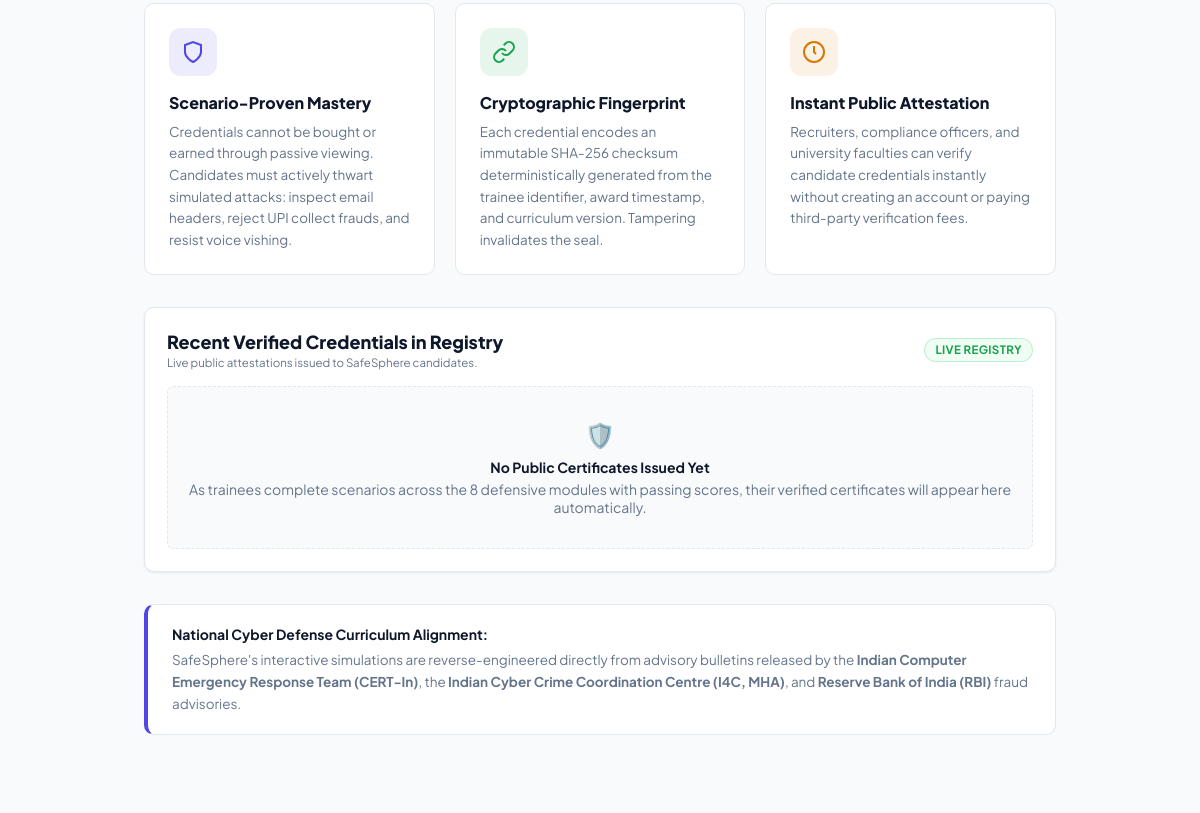
Before: /verify.php (middle part) with the older database file.
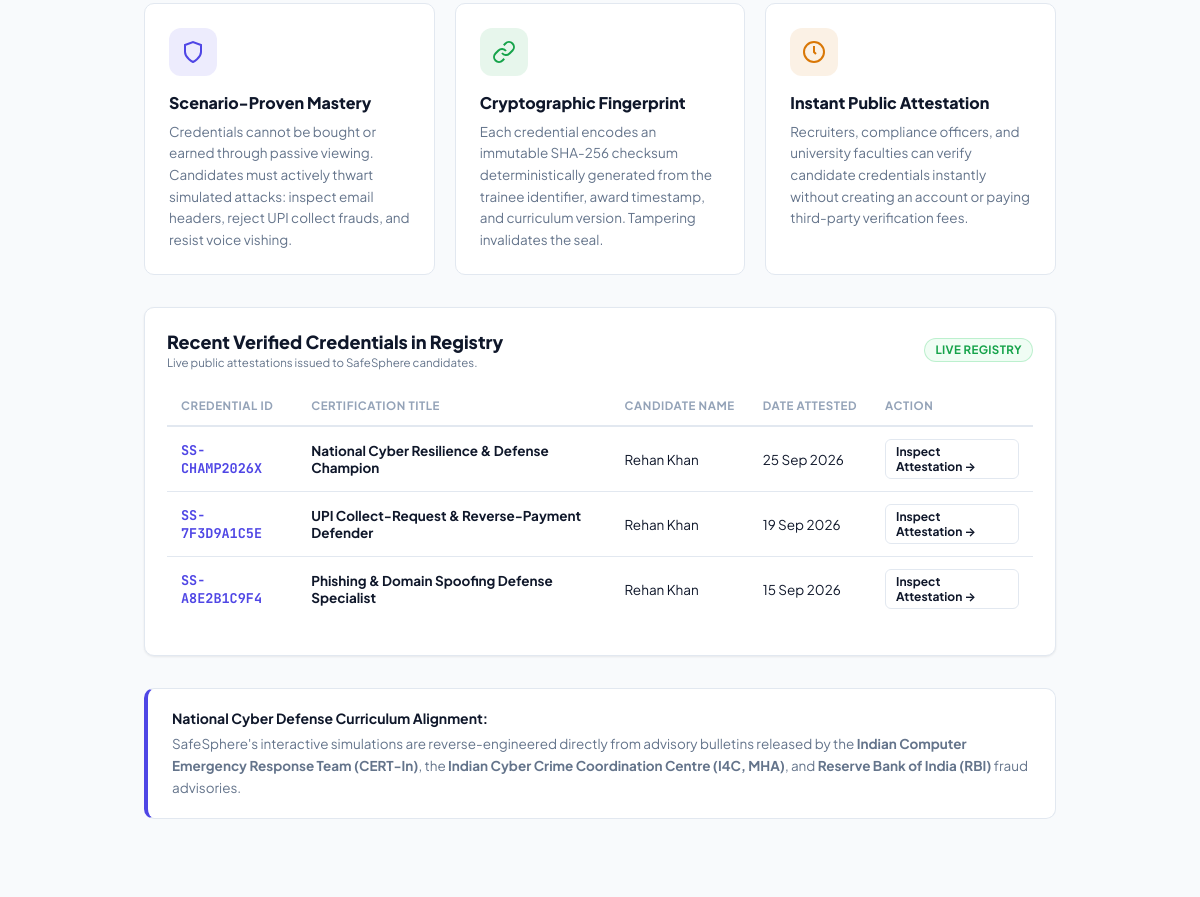
After: the same page with the newer database file.
### tables this page shows
CREATE TABLE IF NOT EXISTS certificates (
    id INT AUTO_INCREMENT PRIMARY KEY,
    user_id INT NOT NULL,
    cert_key VARCHAR(50) NOT NULL,           
    title VARCHAR(150) NOT NULL,
    credential_id VARCHAR(30) NOT NULL UNIQUE,
    issue_date DATE NOT NULL,
    FOREIGN KEY (user_id) REFERENCES users(id) ON DELETE CASCADE
);

CREATE TABLE IF NOT EXISTS users (
    id INT AUTO_INCREMENT PRIMARY KEY,
    name VARCHAR(100) NOT NULL,
    email VARCHAR(150) NOT NULL UNIQUE,
    password_hash VARCHAR(255) NOT NULL,
    role VARCHAR(50) DEFAULT 'user',
    cyber_score INT DEFAULT 40,
    streak_count INT DEFAULT 0,
    last_active_date DATE DEFAULT NULL,
    created_at TIMESTAMP DEFAULT CURRENT_TIMESTAMP
);

### includes/auth.php (called while the page is built, shortened)
<?php
function e($str) {
    return htmlspecialchars($str ?? '', ENT_QUOTES, 'UTF-8');
}

### verify.php (the view, shortened to what the changed rows need)
<?php
require_once __DIR__ . '/includes/auth.php';
$pdo = get_db();
$cred_id = trim(strtoupper($_GET['id'] ?? ''));
$cert = null;
$recent_certs = [];
try {
    $stmt = $pdo->query("SELECT c.credential_id, c.title, c.cert_key, c.issue_date, u.name as user_name
                         FROM certificates c
                         JOIN users u ON c.user_id = u.id
                         ORDER BY c.id DESC LIMIT 5");
    $recent_certs = $stmt->fetchAll();
} catch (Exception $e) {
    $recent_certs = [];
}
$cert_details = null;
$cert_hash = null;
?>
<!DOCTYPE html>
<html lang="en">
<head>
<link rel="stylesheet" href="assets/css/style.css?v=2.9">
</head>
<body class="verify-page">
<main class="verify-main">
    <div class="container" style="max-width: 960px;">
        <?php if ($cert && $cert_details): ?>
            <section class="verify-result-section">
                <div class="verify-status-banner">
                    <div class="verify-status-indicator">
                        <span class="status-pulse-dot"></span>
                        <strong style="color:var(--green);font-size:14px;letter-spacing:0.02em;">CRYPTOGRAPHICALLY AUTHENTIC & ACTIVE</strong>
                    </div>
                    <div class="verify-timestamp">
                        Registry Verification Timestamp: <?= date('d M Y, H:i:s \I\S\T') ?>
                    </div>
                </div>
                <div class="cert-document-frame" id="printable-certificate">
                    <div class="cert-watermark-shield" aria-hidden="true">
                        <svg viewBox="0 0 24 24" fill="none" stroke="currentColor" stroke-width="1.5"><path d="M12 22s8-4 8-10V5l-8-3-8 3v7c0 6 8 10 8 10z"/></svg>
                    </div>
                    <div class="cert-guilloche-inner">
                        <div class="cert-doc-ribbon">
                            <div class="cert-brand-emblem">
                                <span class="cert-emblem-badge">
                                    <svg width="20" height="20" viewBox="0 0 24 24" fill="none" stroke="currentColor" stroke-width="2.5"><path d="M12 22s8-4 8-10V5l-8-3-8 3v7c0 6 8 10 8 10z"/></svg>
                                </span>
                                <div>
                                    <div class="cert-registry-title">SafeSphere National Cyber Defense Architecture</div>
                                    <div class="cert-registry-sub">Interactive Fraud Simulation & Cyber Resilience Attestation Registry</div>
                                </div>
                            </div>
                            <span class="badge badge-green cert-seal-pill">✓ Verified Credential</span>
                        </div>
                        <div class="cert-doc-body">
                            <div class="cert-medal-aura">
                                <span class="cert-doc-medal"><?= $cert_details['medal'] ?></span>
                            </div>
                            <div class="cert-proclamation">Certificate of Defensive Mastery</div>
                            <h2 class="cert-doc-title"><?= e($cert['title']) ?></h2>
                            <div class="cert-doc-attribution">
                                This is to certify that
                                <div class="cert-recipient-name"><?= e($cert['user_name']) ?></div>
                                has successfully completed and validated defensive drills under simulated live-attack conditions.
                            </div>
                            <p class="cert-doc-description">
                                <?= e($cert_details['desc']) ?>
                            </p>
                            <div class="cert-competencies-block">
                                <div class="cert-competencies-title">Validated Defensive Competencies:</div>
                                <div class="cert-skills-wrap">
                                    <?php foreach ($cert_details['skills'] as $skill): ?>
                                        <span class="cert-skill-tag">
                                            <svg width="12" height="12" viewBox="0 0 24 24" fill="none" stroke="currentColor" stroke-width="3"><polyline points="20 6 9 17 4 12"></polyline></svg>
                                            <?= e($skill) ?>
                                        </span>
                                    <?php endforeach; ?>
                                </div>
                            </div>
                            <div class="cert-metrics-grid">
                                <div class="cert-metric-card">
                                    <span class="cert-metric-label">Credential ID</span>
                                    <div class="cert-metric-value font-mono">
                                        <?= e($cert['credential_id']) ?>
                                        <button type="button" class="copy-icon-btn" onclick="copyToClipboard('<?= e($cert['credential_id']) ?>', 'Credential ID copied!')" title="Copy ID">
                                            <svg width="13" height="13" viewBox="0 0 24 24" fill="none" stroke="currentColor" stroke-width="2"><rect x="9" y="9" width="13" height="13" rx="2" ry="2"></rect><path d="M5 15H4a2 2 0 0 1-2-2V4a2 2 0 0 1 2-2h9a2 2 0 0 1 2 2v1"></path></svg>
                                        </button>
                                    </div>
                                </div>
                                <div class="cert-metric-card">
                                    <span class="cert-metric-label">Issue Date</span>
                                    <div class="cert-metric-value"><?= date('d F Y', strtotime($cert['issue_date'])) ?></div>
                                </div>
                                <div class="cert-metric-card">
                                    <span class="cert-metric-label">Defensive Readiness</span>
                                    <div class="cert-metric-value" style="color:var(--indigo);">
                                        <?= (int)($cert['cyber_score'] ?? 85) ?>/100
                                        <span style="font-size:11px;font-weight:700;color:var(--text-muted);display:block;"><?= e($cert_details['tier']) ?></span>
                                    </div>
                                </div>
                                <div class="cert-metric-card">
                                    <span class="cert-metric-label">Registry Status</span>
                                    <div class="cert-metric-value" style="color:var(--green);">
                                        ● Perpetual / Active
                                    </div>
                                </div>
                            </div>
                            <div class="cert-crypto-seal-box">
                                <div class="cert-crypto-left">
                                    <div style="font-weight:700;font-size:12.5px;color:var(--text);margin-bottom:3px;">
                                        SHA-256 Attestation Checksum Fingerprint:
                                    </div>
                                    <code class="cert-hash-string font-mono" id="cert-hash-val"><?= $cert_hash ?></code>
                                </div>
                                <button type="button" class="btn btn-outline btn-sm copy-hash-btn" onclick="copyToClipboard('<?= $cert_hash ?>', 'SHA-256 fingerprint copied!')">
                                    Copy Hash
                                </button>
                            </div>
                            <div class="cert-signatures-strip">
                                <div class="cert-sig-block">
                                    <div class="cert-sig-line font-mono" style="color:var(--indigo);font-weight:700;">SafeSphere::AutomatedAttestationAuthority</div>
                                    <div class="cert-sig-title">Simulated Incident Evaluation Engine</div>
                                </div>
                                <div class="cert-sig-block" style="text-align:right;">
                                    <div class="cert-sig-line font-mono" style="color:var(--green);font-weight:700;">RFC-3161::DeterministicSignature</div>
                                    <div class="cert-sig-title">Tamper-Evident Public Ledger Record</div>
                                </div>
                            </div>
                        </div>
                    </div>
                </div>
                <div class="verify-action-toolbar">
                    <button type="button" class="btn btn-primary btn-lg" onclick="window.print()">
                        <svg width="18" height="18" viewBox="0 0 24 24" fill="none" stroke="currentColor" stroke-width="2"><polyline points="6 9 6 2 18 2 18 9"></polyline><path d="M6 18H4a2 2 0 0 1-2-2v-5a2 2 0 0 1 2-2h16a2 2 0 0 1 2 2v5a2 2 0 0 1-2 2h-2"></path><rect x="6" y="14" width="12" height="8"></rect></svg>
                        <span>Print / Save Official PDF</span>
                    </button>
                    <button type="button" class="btn btn-outline btn-lg" onclick="copyToClipboard(window.location.href, 'Public verification URL copied!')">
                        <svg width="18" height="18" viewBox="0 0 24 24" fill="none" stroke="currentColor" stroke-width="2"><path d="M10 13a5 5 0 0 0 7.54.54l3-3a5 5 0 0 0-7.07-7.07l-1.72 1.71"></path><path d="M14 11a5 5 0 0 0-7.54-.54l-3 3a5 5 0 0 0 7.07 7.07l1.71-1.71"></path></svg>
                        <span>Copy Public Link</span>
                    </button>
                    <?php
                        $shareUrl = urlencode("http://" . ($_SERVER['HTTP_HOST'] ?? 'localhost') . "/safesphere-phase1/verify.php?id=" . $cert['credential_id']);
                        $shareMsg = urlencode("I just verified my '" . $cert['title'] . "' credential on SafeSphere. Credential ID: " . $cert['credential_id']);
                    ?>
                    <a href="https://www.linkedin.com/sharing/share-offsite/?url=<?= $shareUrl ?>" target="_blank" class="btn btn-outline btn-lg" title="Share on LinkedIn">
                        <svg width="17" height="17" viewBox="0 0 24 24" fill="currentColor"><path d="M19 0h-14c-2.761 0-5 2.239-5 5v14c0 2.761 2.239 5 5 5h14c2.762 0 5-2.239 5-5v-14c0-2.761-2.238-5-5-5zm-11 19h-3v-11h3v11zm-1.5-12.268c-.966 0-1.75-.79-1.75-1.764s.784-1.764 1.75-1.764 1.75.79 1.75 1.764-.783 1.764-1.75 1.764zm13.5 12.268h-3v-5.604c0-3.368-4-3.113-4 0v5.604h-3v-11h3v1.765c1.396-2.586 7-2.777 7 2.476v6.759z"/></svg>
                        <span>LinkedIn</span>
                    </a>
                    <a href="verify.php" class="btn btn-outline btn-lg" title="Reset Search">
                        <span>Verify Another →</span>
                    </a>
                </div>
            </section>
        <?php else: ?>
            <section class="verify-landing-info">
                <div class="card card-pad mb-32">
                    <?php if (empty($recent_certs)): ?>
                        <div style="text-align:center;padding:32px 20px;color:var(--text-muted);font-size:14px;background:var(--bg);border-radius:var(--radius-sm);border:1px dashed var(--border);">
                            <div style="font-size:24px;margin-bottom:8px;">🛡️</div>
                            <div style="font-weight:700;margin-bottom:4px;color:var(--text);">No Public Certificates Issued Yet</div>
                            <div>As trainees complete scenarios across the 8 defensive modules with passing scores, their verified certificates will appear here automatically.</div>
                        </div>
                    <?php else: ?>
                        <div class="table-wrap">
                            <table>
                                <thead>
                                    <tr>
                                        <th>Credential ID</th>
                                        <th>Certification Title</th>
                                        <th>Candidate Name</th>
                                        <th>Date Attested</th>
                                        <th>Action</th>
                                    </tr>
                                </thead>
                                <tbody>
                                    <?php foreach ($recent_certs as $rc): ?>
                                    <tr>
                                        <td><code class="font-mono font-bold" style="color:var(--indigo);"><?= e($rc['credential_id']) ?></code></td>
                                        <td><strong><?= e($rc['title']) ?></strong></td>
                                        <td><?= e($rc['user_name']) ?></td>
                                        <td><?= date('d M Y', strtotime($rc['issue_date'])) ?></td>
                                        <td>
                                            <a href="verify.php?id=<?= e($rc['credential_id']) ?>" class="btn btn-outline btn-sm" style="font-size:12px;padding:4px 10px;">
                                                Inspect Attestation →
                                            </a>
                                        </td>
                                    </tr>
                                    <?php endforeach; ?>
                                </tbody>
                            </table>
                        </div>
                    <?php endif; ?>
                </div>
            </section>
        <?php endif; ?>
    </div>
</main>
</body>
</html>

Changed rows visible on the page:
added certificates: credential "SS-CHAMP2026X", title "National Cyber Resilience & Defense Champion", user.name "Rehan Khan", issue_date "25 Sep 2026"
added certificates: credential "SS-7F3D9A1C5E", title "UPI Collect-Request & Reverse-Payment Defender", user.name "Rehan Khan", issue_date "19 Sep 2026"
added certificates: credential "SS-A8E2B1C9F4", title "Phishing & Domain Spoofing Defense Specialist", user.name "Rehan Khan", issue_date "15 Sep 2026"
Other visible differences:
text no longer shown: "🛡️ No Public Certificates Issued Yet As trainees complete scenarios across the 8 defensive modules with passing scores, their verified certificates will appear here automatically."
text now shown: "CREDENTIAL ID CERTIFICATION TITLE CANDIDATE NAME DATE ATTESTED ACTION"
